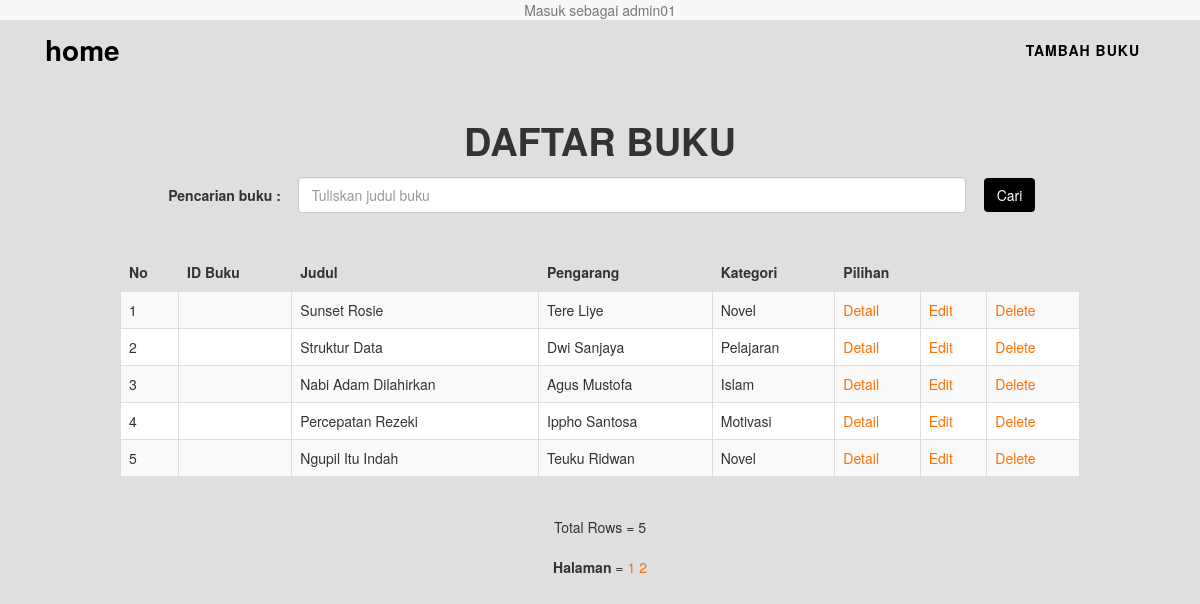
The app's page /viewBook.php (signed in) with its own data.
### tables this page shows
CREATE TABLE `buku` (
  `id_buku` varchar(6) NOT NULL,
  `ISBN` varchar(13) NOT NULL,
  `Judul` varchar(20) NOT NULL,
  `id_kategori` varchar(6) NOT NULL,
  `Pengarang` varchar(20) NOT NULL,
  `Penerbit` varchar(20) NOT NULL,
  `kota_terbit` varchar(20) NOT NULL,
  `editor` varchar(20) NOT NULL,
  `file_gambar` varchar(60) NOT NULL,
  `tgl_update` timestamp NOT NULL DEFAULT CURRENT_TIMESTAMP ON UPDATE CURRENT_TIMESTAMP,
  `stok` int(3) NOT NULL,
  `stok_tersedia` int(3) NOT NULL
);

CREATE TABLE `kategori` (
  `id_kategori` varchar(6) NOT NULL,
  `nama` varchar(20) NOT NULL
);

### viewBook.php (the view, shortened to what this page needs)
<?php
    if(!empty($_GET['page'])){
      $page=(int)$_GET['page'];
    }else{
      $page=1;
    }
    $limit=5;
    $start=($page-1)*$limit;
?>
<!DOCTYPE HTML>
<html>
<head>
  <link href="assets/css/bootstrap.css" rel="stylesheet">
  <link href="assets/css/style.css" rel="stylesheet">
  <link href="assets/css/font-awesome.css" rel="stylesheet">
</head>
<body class="bg-gray">
  <span class="navbar-default navbar-fixed-top text-muted" align="center">Masuk sebagai <?php echo $_SESSION['login_admin']?></span>
  <nav id="mainNav" class="navbar navbar-default navbar-custom">
    <div class="container">
      <div class="container-fluid">
        <div class="navbar-header page-scroll">
          <a class="navbar-brand page-scroll" href="index.php">home</a>
        </div>
        <div class="collapse navbar-collapse">
            <ul class="nav navbar-nav navbar-right">
              <li><a class="page-scroll" href="addBook.php">Tambah buku</a></li>
            </ul>
          </div>
      </div>
    </div>
  </nav>
<center>
<div id="page" class="animated fadeInDown delay-05s">
    <div class="container" align="center" id="search2">
      <h2 class="section-heading">Daftar Buku</h2>
      <form action="searchBooks.php" method="GET">
        <table style="width:100%">
          <tr>
            <td align="right" style="width:22%"><b>Pencarian buku : </b></td>
            <td align="center"><input class="form-control" placeholder="Tuliskan judul buku" type="text" name="title" /></td>
            <td><input class="btn" type="submit" value="Cari" /></td>
          </tr>
        </table>
      </form>
    </div>
    <br /><br />
    <table class="table table-striped table-bordered table-center" align="center" style="width:80%">
      <thead><tr>
        <th>No</th>
      	<th>ID Buku</th>
      	<th>Judul</th>
        <th>Pengarang</th>
        <th>Kategori</th>
      	<th colspan="3">Pilihan</th>
      </tr></thead>
<?php
  require_once('db_login.php');
    $db = new mysqli($db_host, $db_username, $db_password, $db_database);
    $query = " SELECT * FROM buku, kategori WHERE buku.id_kategori=kategori.id_kategori ORDER BY id_buku ASC LIMIT $start, $limit";
    $result = $db->query( $query );
    $i = $start + 1;
    while ($row = $result->fetch_object()){
    echo '<tr>';
        	echo '<td>'.$i.'</td>';
        	echo '<td>'.$row->no_buku.'</td> ';
    	    echo '<td>'.$row->Judul.'</td> ';
        	echo '<td>'.$row->Pengarang.'</td>';
          echo '<td>'.$row->nama.'</td>';
    	    echo '<td><a class="a" href="detailBook.php?id_buku='.$row->id_buku.'">  Detail  </a></td>';
          echo '<td><a class="a" href="editBook.php?id_buku='.$row->id_buku.'">Edit</a></td>';
          echo '<td><a class="a" href="deleteBook.php?id_buku='.$row->id_buku.'">Delete</a></td>';
    echo '</tr>';
    	$i++;
    }
    echo '</table>';
    echo '<br />';
    echo 'Total Rows = '.$result->num_rows;
    echo "<br><br>";
    echo "<b>Halaman</b> = ";
    $banyakPage=$db->query("SELECT * FROM buku")->num_rows;
    for ($i=1; $i<=ceil($banyakPage/$limit); $i++){
      echo "     <a class='a' href='viewBook.php?page=".$i."'>".$i."</a>";
    }
?>
  </div>
  </body>
</html>

### assets/css/style.css (style rules this page uses)
body { overflow-x: hidden; font-family: "Roboto Slab", "Helvetica Neue", Helvetica, Arial, sans-serif; }
h1, h2, h3, h4, h5, h6 { font-family: "Montserrat", "Helvetica Neue", Helvetica, Arial, sans-serif; text-transform: uppercase; font-weight: 700; }
.bg-gray { background-color: #dfdfdf; }
.navbar-custom { background-color: #222222; border-color: transparent; }
.navbar-custom .navbar-brand { color: #000; font-weight: bold; font-family: "Montserrat", "Helvetica Neue", Helvetica, Arial, cursive; }
.navbar-custom .navbar-collapse { border-color: rgba(255, 255, 255, 0.02); }
.navbar-custom .nav li a { font-family: "Montserrat", "Helvetica Neue", Helvetica, Arial, sans-serif; text-transform: uppercase; font-weight: bold; letter-spacing: 1px; color: #000; }
@media (min-width: 768px) { .navbar-custom { background-color: transparent; padding: 25px 0; -webkit-transition: padding 0.3s; -moz-transition: padding 0.3s; transition: padding 0.3s; border: none; } }
@media (min-width: 768px) { .navbar-custom .navbar-brand { font-size: 2em; -webkit-transition: all 0.3s; -moz-transition: all 0.3s; transition: all 0.3s; } }
section h2.section-heading, .section-heading { font-size: 38px; margin-top: 0; margin-bottom: 15px; }
.animated { -webkit-animation-duration: 1s; animation-duration: 1s; -webkit-animation-fill-mode: both; animation-fill-mode: both; }
.fadeInDown { -webkit-animation-name: fadeInDown; animation-name: fadeInDown; }
.delay-05s { animation-delay: 0.5s; -webkit-animation-delay: 0.5s; }
.form-control { display: block; width: 95%; height: 36px; padding: 6px 12px; font-size: 14px; line-height: 1.42857143; color: #555; background-color: #fff; background-image: none; border: 1px solid #ccc; border-radius: 4px; -webkit-box-shadow: inset 0 1px 1px rgba(0, 0, 0, .075); box-shadow: inset 0 1px 1px rgba(0, 0, 0, .075); -webkit-transition: border-color ease-in-out .15s, -webkit-box-shadow ease-in-out .15s; -o-transition: border-color ease-in-out .15s, box-shadow ease-in-out .15s; transition: border-color ease-in-out .15s, box-shadow ease-in-out .15s; }
.a, .a:focus { text-decoration: none; background-color: transparent; color: #FF6F00; }

### records on screen
buku: Judul "Sunset Rosie", Pengarang "Tere Liye", id_kategori.nama "Novel"
buku: Judul "Struktur Data", Pengarang "Dwi Sanjaya", id_kategori.nama "Pelajaran"
buku: Judul "Nabi Adam Dilahirkan", Pengarang "Agus Mustofa", id_kategori.nama "Islam"
buku: Judul "Percepatan Rezeki", Pengarang "Ippho Santosa", id_kategori.nama "Motivasi"
buku: Judul "Ngupil Itu Indah", Pengarang "Teuku Ridwan", id_kategori.nama "Novel"

### other values on screen
$_SESSION['login_admin'] "admin01"
$result->num_rows "5"
